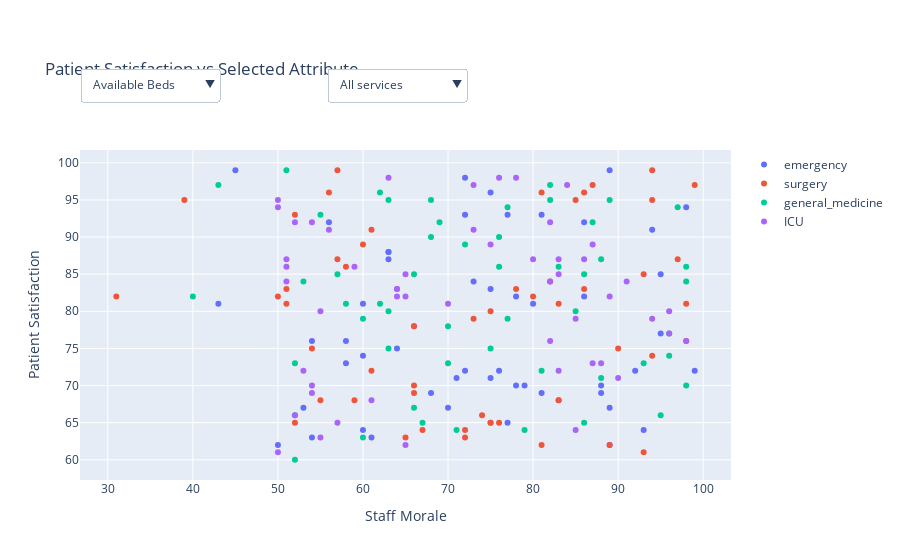

Notebook cell for this chart:
### Code cell
import plotly.graph_objects as go

y_col = "patient_satisfaction"
attr_cols = [
    "available_beds",
    "staff_morale",
    "patients_request",
    "patients_admitted",
    "patients_refused"
]

services_list = services["service"].unique()
initial_attr = "staff_morale"   # default X

# Helper to make nicer axis titles
def pretty(col):
    return col.replace("_", " ").title()

# --- Build figure: one trace per service (for initial attribute) ---
fig = go.Figure()

for service in services_list:
    df_s = services[services["service"] == service]
    fig.add_trace(
        go.Scatter(
            x=df_s[initial_attr],
            y=df_s[y_col],
            mode="markers",
            name=service
        )
    )

# --- Dropdown 1: choose X attribute ---
attr_buttons = []
for attr in attr_cols:
    # new x-data for each trace, in the same order as traces were added
    new_x = []
    for service in services_list:
        df_s = services[services["service"] == service]
        new_x.append(df_s[attr])

    attr_buttons.append(
        dict(
            label=pretty(attr),
            method="update",
            args=[
                {"x": new_x},  # update x for all traces
                {"xaxis": {"title": pretty(attr)}}
            ]
        )
    )

# --- Dropdown 2: choose service(s) ---
service_buttons = []

# Show all
service_buttons.append(
    dict(
        label="All services",
        method="update",
        args=[{"visible": [True] * len(services_list)}]
    )
)

# One service at a time
for i, service in enumerate(services_list):
    vis = [False] * len(services_list)
    vis[i] = True
    service_buttons.append(
        dict(
            label=service,
            method="update",
            args=[{"visible": vis}]
        )
    )

# --- Layout: put dropdowns above the plot, not overlapping ---
fig.update_layout(
    title="Patient Satisfaction vs Selected Attribute",
    xaxis_title=pretty(initial_attr),
    yaxis_title="Patient Satisfaction",
    updatemenus=[
        # Attribute selector
        dict(
            buttons=attr_buttons,
            direction="down",
            showactive=True,
            x=0.0,
            xanchor="left",
            y=1.25,
            yanchor="top"
        ),
        # Service selector
        dict(
            buttons=service_buttons,
            direction="down",
            showactive=True,
            x=0.38,
            xanchor="left",
            y=1.25,
            yanchor="top"
        )
    ],
    margin=dict(t=150)
)

fig.show()

### Figure 1 — Plotly figure (JSON) as saved in the notebook; plotly's stock layout.template omitted (floating-point values rounded to 4 significant figures; data arrays with more than 128 entries replaced by an {"elided": "..."} marker saying what was removed)
{"data": [{"mode": "markers", "name": "emergency", "type": "scatter", "x": [70, 64, 58, 75, 72, 76, 77, 75, 86, 60, 72, 83, 95, 71, 98, 89, 73, 80, 45, 81, 63, 68, 50, 78, 72, 63, 78, 66, 99, 94, 81, 58, 56, 60, 77, 88, 54, 53, 95, 43, 88, 89, 79, 60, 92, 93, 54, 89, 86, 61, 75, 63], "y": [67, 75, 73, 83, 93, 72, 65, 96, 82, 81, 98, 68, 77, 71, 94, 62, 84, 81, 99, 93, 88, 69, 62, 70, 72, 87, 82, 78, 72, 91, 69, 76, 92, 64, 93, 70, 76, 67, 85, 81, 69, 67, 70, 74, 72, 64, 63, 99, 92, 63, 71, 88]}, {"mode": "markers", "name": "surgery", "type": "scatter", "x": [78, 56, 72, 94, 83, 81, 60, 61, 93, 55, 80, 73, 90, 87, 76, 31, 94, 98, 66, 94, 67, 65, 61, 39, 98, 54, 59, 74, 57, 66, 86, 97, 75, 86, 52, 99, 66, 81, 58, 51, 93, 75, 89, 75, 72, 83, 57, 52, 51, 85, 82, 50], "y": [83, 96, 63, 74, 81, 96, 89, 91, 61, 68, 82, 79, 75, 97, 65, 82, 95, 81, 78, 99, 64, 63, 72, 95, 76, 75, 68, 66, 87, 70, 83, 87, 80, 96, 93, 97, 69, 62, 86, 83, 85, 65, 62, 65, 64, 68, 99, 65, 81, 95, 84, 82]}, {"mode": "markers", "name": "general_medicine", "type": "scatter", "x": [43, 93, 63, 66, 52, 81, 98, 88, 60, 68, 75, 98, 70, 76, 76, 66, 63, 62, 86, 71, 82, 88, 77, 97, 62, 85, 95, 68, 52, 96, 57, 67, 98, 63, 79, 83, 55, 70, 72, 52, 53, 86, 77, 69, 51, 58, 82, 96, 87, 60, 89, 40], "y": [97, 73, 95, 67, 73, 72, 84, 71, 63, 95, 75, 70, 73, 86, 90, 85, 75, 96, 85, 64, 95, 87, 94, 94, 81, 80, 66, 90, 60, 77, 85, 65, 86, 80, 64, 86, 93, 78, 89, 66, 84, 65, 79, 92, 99, 81, 97, 74, 92, 79, 95, 82]}, {"mode": "markers", "name": "ICU", "type": "scatter", "x": [91, 85, 89, 85, 88, 51, 83, 98, 73, 56, 50, 94, 52, 54, 52, 78, 83, 55, 61, 65, 54, 82, 83, 73, 90, 63, 51, 59, 82, 65, 86, 51, 50, 53, 64, 64, 65, 70, 50, 84, 96, 55, 87, 87, 54, 75, 82, 76, 64, 57, 80, 96], "y": [84, 79, 82, 64, 73, 87, 72, 76, 97, 91, 61, 79, 66, 92, 92, 98, 87, 63, 68, 85, 69, 92, 85, 91, 71, 98, 86, 86, 84, 62, 87, 84, 94, 72, 82, 83, 82, 81, 95, 97, 77, 80, 89, 73, 70, 89, 76, 98, 83, 65, 87, 80]}], "layout": {"margin": {"t": 150}, "title": {"text": "Patient Satisfaction vs Selected Attribute"}, "updatemenus": [{"buttons": [{"args": [{"x": {"elided": "4x52 int values"}}, {"xaxis": {"title": "Available Beds"}}], "label": "Available Beds", "method": "update"}, {"args": [{"x": {"elided": "4x52 int values"}}, {"xaxis": {"title": "Staff Morale"}}], "label": "Staff Morale", "method": "update"}, {"args": [{"x": {"elided": "4x52 int values"}}, {"xaxis": {"title": "Patients Request"}}], "label": "Patients Request", "method": "update"}, {"args": [{"x": {"elided": "4x52 int values"}}, {"xaxis": {"title": "Patients Admitted"}}], "label": "Patients Admitted", "method": "update"}, {"args": [{"x": {"elided": "4x52 int values"}}, {"xaxis": {"title": "Patients Refused"}}], "label": "Patients Refused", "method": "update"}], "direction": "down", "showactive": true, "x": 0, "xanchor": "left", "y": 1.25, "yanchor": "top"}, {"buttons": [{"args": [{"visible": [true, true, true, true]}], "label": "All services", "method": "update"}, {"args": [{"visible": [true, false, false, false]}], "label": "emergency", "method": "update"}, {"args": [{"visible": [false, true, false, false]}], "label": "surgery", "method": "update"}, {"args": [{"visible": [false, false, true, false]}], "label": "general_medicine", "method": "update"}, {"args": [{"visible": [false, false, false, true]}], "label": "ICU", "method": "update"}], "direction": "down", "showactive": true, "x": 0.38, "xanchor": "left", "y": 1.25, "yanchor": "top"}], "xaxis": {"title": {"text": "Staff Morale"}}, "yaxis": {"title": {"text": "Patient Satisfaction"}}}}
